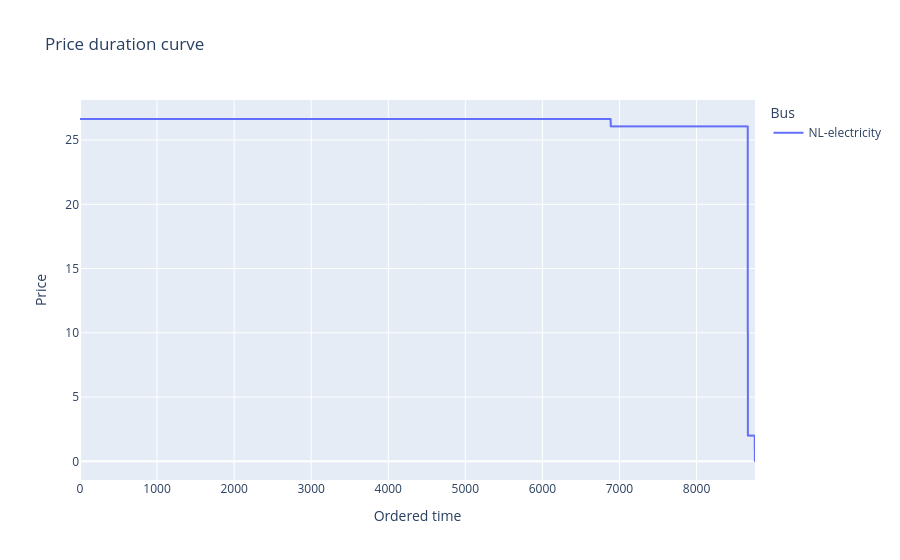

The notebook cell saved with this chart:
### Code cell
# The same prices as above, but visualised as a 'duration curve'
pdc = n.buses_t.marginal_price['NL-electricity'].loc['2019-01-01':'2019-12-31'].sort_values(ascending=False).reset_index(drop=True)

fig = px.line(
    pdc,
    title="Price duration curve",
    labels={
        "index": "Ordered time",
        "value": "Price",
        "variable": "Bus"
    }
)
fig.show()

### Figure 1 — Plotly figure (JSON) as saved in the notebook; plotly's stock layout.template omitted (floating-point values rounded to 4 significant figures; data arrays with more than 128 entries replaced by an {"elided": "..."} marker saying what was removed)
{"data": [{"hovertemplate": "Bus=NL-electricity<br>Ordered time=%{x}<br>Price=%{y}<extra></extra>", "legendgroup": "NL-electricity", "line": {"color": "#636efa", "dash": "solid"}, "marker": {"symbol": "circle"}, "mode": "lines", "name": "NL-electricity", "showlegend": true, "type": "scattergl", "x": {"elided": "8760 int values"}, "xaxis": "x", "y": {"elided": "8760 float values"}, "yaxis": "y"}], "layout": {"legend": {"title": {"text": "Bus"}, "tracegroupgap": 0}, "title": {"text": "Price duration curve"}, "xaxis": {"anchor": "y", "domain": [0, 1], "title": {"text": "Ordered time"}}, "yaxis": {"anchor": "x", "domain": [0, 1], "title": {"text": "Price"}}}}
